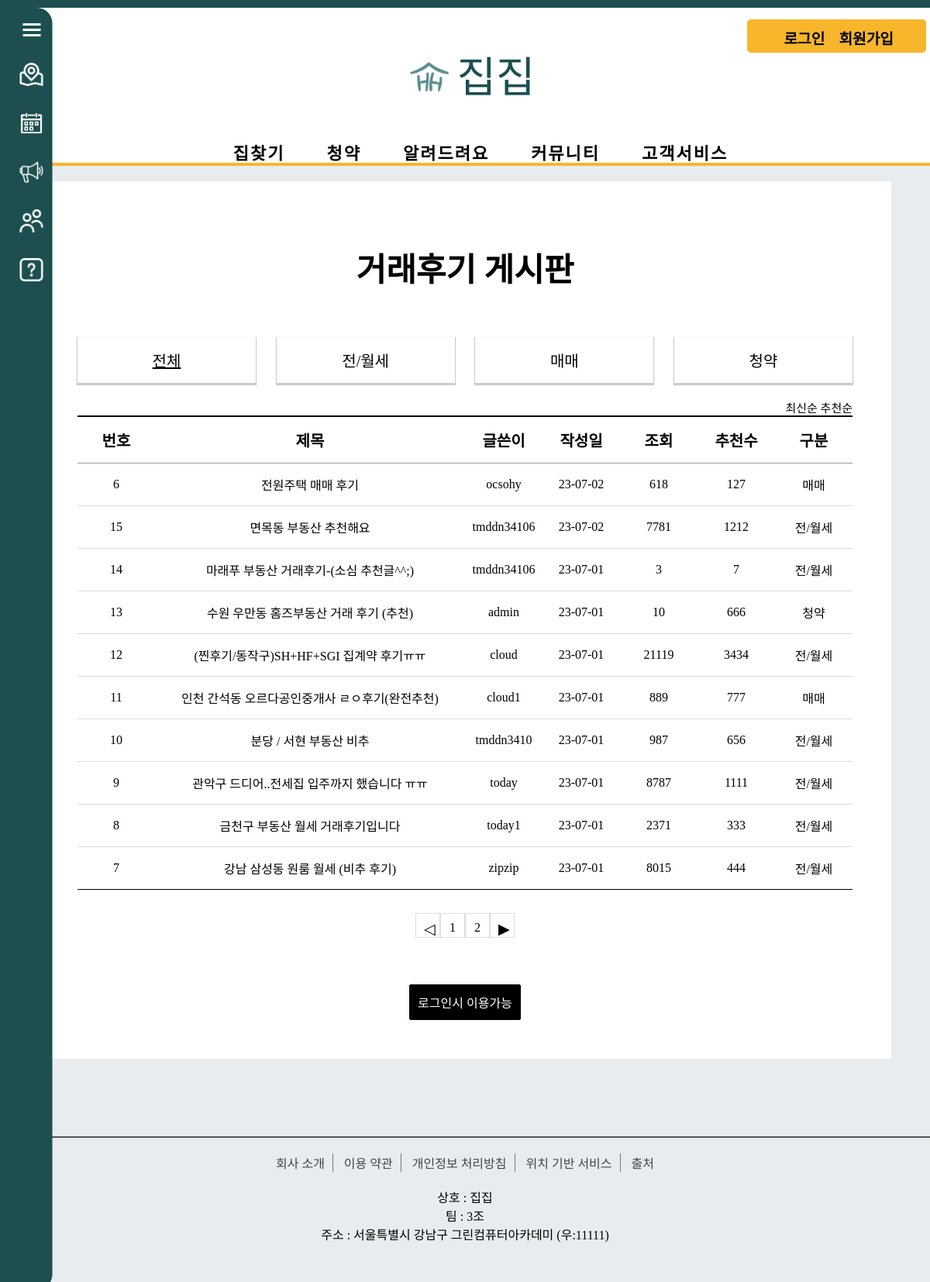
Page /review/review_main/ on the committed database.
### review/models.py (models this page shows, shortened)
class Review_Board(models.Model):
    r_title = models.CharField(max_length=100)
    r_content = models.TextField()
    user = models.ForeignKey(User, on_delete=models.CASCADE)
    r_regdate = models.DateTimeField()
    r_modifydate = models.DateTimeField(null=True, blank=True)
    r_type = models.CharField(max_length=10) # 리뷰 게시판 타입
    r_hit = models.IntegerField(default=0)
    r_recommend = models.IntegerField(default=0)

### review/views.py (the view)
# urls.py: path('review_main/', views.review_list_main, name='review_main'), # 거래 후기 메인
def review_list_main(request):
    question_list = Review_Board.objects.order_by('-r_regdate')
    page = request.GET.get('page', '1')
    paginator = Paginator(question_list, 10)
    text = paginator.get_page(page)
    context = {'question_list': text}
    return render(request, 'review/review_list_main.html', context) # 거래후기 게시판

### templates/review/review_list_main.html (shortened to what this page needs)
<!DOCTYPE html>
<html lang="en">
{% load static %}
<head>
    <link rel="stylesheet" href="{% static 'css/review/css/css.css' %}">
</head>
<body>
{% include 'poll/sidebar.html' %}
{% include 'poll/header.html' %}
    <div class="board_wrap">
        <div class="board_title">
            <strong>거래후기 게시판</strong>
        </div>
        <div class="board_list_wrap">
            <div class="category_wrap">
                <ul>
                    <li><a href="{% url 'review:review_main' %}"  class="active">전체</a></li>
                    <li><a href="{% url 'review:review_jan' %}" >전/월세</a></li>
                    <li><a href="{% url 'review:review_mama' %}" >매매</a></li>
                    <li><a href="{% url 'review:review_subscription' %}" >청약</a></li>
                </ul>
            </div>
            <div class="board_title_takes">
                <a href="{% url 'review:review_main' %}">최신순</a>
                <a href="{% url 'review:review_recommend' %}">추천순</a>
            </div>
            <div class="board_list">
                <div class="top">
                    <div class="num">번호</div>
                    <div class="title">제목</div>
                    <div class="writer">글쓴이</div>
                    <div class="date">작성일</div>
                    <div class="count">조회</div>
                    <div class="recommend">추천수</div>
                    <div class="division">구분</div>
                </div>
                {% for question in question_list %}
                <div>
                    <div class="num">{{ question.id }}</div>
                    <div class="title"><a href="{% url 'review:review_detail' question.id %}">{{ question.r_title }}</a></div>
                    <div class="writer">{{ question.user }}</div>
                    <div class="date">{{ question.r_regdate|date:"y-m-d" }}</div>
                    <div class="count">{{ question.r_hit }}</div>
                    <div class="recommend">{{ question.r_recommend }}</div>
                    <div class="division">{{question.r_type}}</div>
                </div>
                {% endfor %}
            </div>
            <ul class="board_page">
                {% if question_list.has_previous %}
                <li class="bt first">
                    <a class="bt prev" href="?page={{ question_list.previous_page_number }}">◀</a>
                </li>
                {% else %}
                <li class="page-item disabled">
                    <a class="bt prev">◁</a>
                </li>
                {% endif %}
                {% for page_number in question_list.paginator.page_range %}
                {% if question_list.number == page_number %}
                <li class="page-item active">
                    <a class="num">{{ page_number }}</a>
                </li>
                {% else %}
                <li class="page-item">
                    <a class="num" href="?page={{ page_number }}">{{ page_number }}</a>
                </li>
                {% endif %}
                {% endfor %}
                {% if question_list.has_next %}
                <li class="page-item">
                    <a class="bt last" href="?page={{ question_list.next_page_number }}">▶</a>
                </li>
                {% else %}
                <li class="page-item disabled">
                    <a class="bt last">▷</a>
                </li>
                {% endif %}
            </ul>
              <div class="bt_wrap">
            {% if user.is_authenticated %}
            <a href="{% url 'review:write' %}" class="on">등록</a>
            {% else %}
            <a href="{% url 'common:signin' %}" class="on">로그인시 이용가능</a>
            {% endif %}
            </div>
        </div>
    </div>
{% include 'poll/footer.html' %}
</body>
</html>

### static/css/poll/style.css (style rules this page uses)
* { margin: 0; padding: 0; }
body { background: #e8ecef; font-family: 'GangwonEdu_OTFBoldA'; border-top: 10px solid #1d4f50 }
ul li { list-style: none; }
a { text-decoration: none; }
ul > li { list-style: none; }

### static/css/review/css/style.css (style rules this page uses)
* { margin: 0;padding: 0; }
ul, li { list-style: none; }
a { text-decoration: none;color: initial; }
.category_wrap { padding-bottom: 10px; margin-bottom: 10px; }
.category_wrap ul { display: flex; justify-content: space-between; align-items: center; list-style-type: none; margin: 0; padding: 0; font-size: 0; }
.category_wrap li { text-align: center; box-shadow: 0px 1px 1px 1px rgba(0, 0, 0, 0.2); background-color: #fff; border-bottom: 1px solid #ccc; font-size: 0; width: 20%; padding: 15px; }
.category_wrap li a { font-size: 20px; }
.category_wrap a { color: #000; font-size: 1.0rem; }
.category_wrap a.active { text-decoration: underline; color: #000; }
.board_wrap { width: 1000px; margin: 20px auto; margin-bottom: 100px; padding:80px 50px 50px 50px; text-align: center; font-family: GangwonEdu_OTFBoldA; background-color: #fff; }
.board_title { margin-bottom: 60px; }
.board_title_takes { text-align: right; font-size: 15px; }
.board_title strong { font-size: 42px; }
.board_list { width: 100%; border-top: 2px solid #000 ; }
.board_list > div { border-bottom:1px solid #ddd; font-size: 0; }
.board_list > div.top { border-bottom: 1px solid #999 ; }
.board_list > div:last-child { border-bottom: 1px solid #000 ; }
.board_list > div > div { display: inline-block; font-size: 16px; text-align: center; vertical-align: middle; padding: 15px 0; }
.board_list > div.top > div { font-weight: 600; font-size: 20px; }
.board_list .num { width: 10%; }
.board_list .title { width: 40%; text-align: left; }
.board_list .title { text-align: center; }
.board_list .writer { width: 10%; font-size: 16px; }
.board_list .date { width: 10%; font-size: 16px; }
.board_list .count { width: 10%; font-size: 16px; }
.board_list .recommend { width: 10%; font-size: 16px; }
.board_list .division { width: 10%; font-size: 16px; }
.board_page { margin-top: 30px; flex: 1; display: flex; justify-content: center; font-size: 0; }
.board_page a { display: inline-block; border: 1px solid #ddd; width: 32px; height: 32px; box-sizing: border-box; border-left: 0; vertical-align: middle; line-height: 100%; }
.board_page a.bt { padding: 10px 10px; font-size: 1.2rem; letter-spacing: -1px; }
.board_page a.num { text-align: center; padding: 10px 5px; font-size: 16px; }
.board_page a:first-child { border-left: 1px solid #ddd; }
.bt_wrap { margin-top: 60px; text-align: center; }
.bt_wrap button, .bt_wrap a { display: inline-block; min-width: 80px; padding: 10px; border: 1px solid #000; border-radius: 2px; font-size: 16px; }
.bt_wrap a:first-child { margin-left: 0; }
.bt_wrap button, .bt_wrap a.on { background-color: #000; color: #fff; }

### rows in the picture
Review_Board: id "6", r_title "전원주택 매매 후기", user "ocsohy", r_regdate "23-07-02", r_hit "618", r_recommend "127", r_type "매매"
Review_Board: id "15", r_title "면목동 부동산 추천해요", user "tmddn34106", r_regdate "23-07-02", r_hit "7781", r_recommend "1212", r_type "전/월세"
Review_Board: id "14", r_title "마래푸 부동산 거래후기-(소심 추천글^^;)", user "tmddn34106", r_regdate "23-07-01", r_hit "3", r_recommend "7", r_type "전/월세"
Review_Board: id "13", r_title "수원 우만동 홈즈부동산 거래 후기 (추천)", user "admin", r_regdate "23-07-01", r_hit "10", r_recommend "666", r_type "청약"
Review_Board: id "12", r_title "(찐후기/동작구)SH+HF+SGI 집계약 후기ㅠㅠ", user "cloud", r_regdate "23-07-01", r_hit "21119", r_recommend "3434", r_type "전/월세"
Review_Board: id "11", r_title "인천 간석동 오르다공인중개사 ㄹㅇ후기(완전추천)", user "cloud1", r_regdate "23-07-01", r_hit "889", r_recommend "777", r_type "매매"
Review_Board: id "10", r_title "분당 / 서현 부동산 비추", user "tmddn3410", r_regdate "23-07-01", r_hit "987", r_recommend "656", r_type "전/월세"
Review_Board: id "9", r_title "관악구 드디어..전세집 입주까지 했습니다 ㅠㅠ", user "today", r_regdate "23-07-01", r_hit "8787", r_recommend "1111", r_type "전/월세"
Review_Board: id "8", r_title "금천구 부동산 월세 거래후기입니다", user "today1", r_regdate "23-07-01", r_hit "2371", r_recommend "333", r_type "전/월세"
Review_Board: id "7", r_title "강남 삼성동 원룸 월세 (비추 후기)", user "zipzip", r_regdate "23-07-01", r_hit "8015", r_recommend "444", r_type "전/월세"

### other values in the picture
{{ page_number }} "1"
{{ page_number }} "2"
